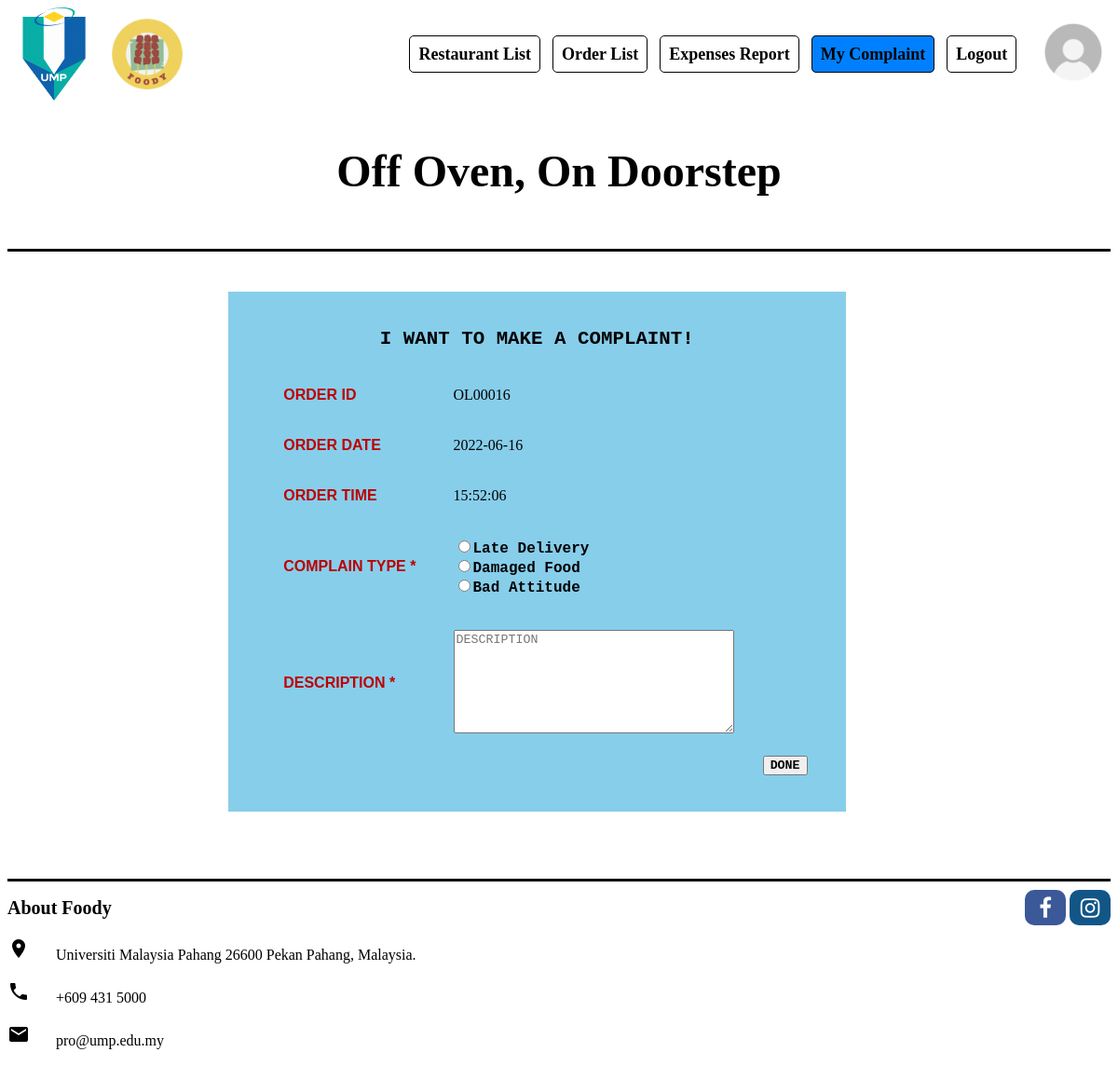
Screenshot of /complaint/IndexUserMakeComplaint.php?order_ID=16 (signed in) with the database file from the repository.
### tables this page shows
CREATE TABLE `order_list` (
  `order_ID` int NOT NULL,
  `orderDate` date DEFAULT NULL,
  `orderTime` time DEFAULT NULL,
  `totalPayment` float DEFAULT NULL,
  `orderStatus` varchar(100) DEFAULT NULL,
  `delLocation` varchar(100) DEFAULT NULL,
  `username` varchar(100) DEFAULT NULL,
  `rider_username` varchar(100) DEFAULT NULL,
  `rd_ID` int DEFAULT NULL
);

### complaint/IndexUserMakeComplaint.php (the view, shortened to what this page needs)
<!DOCTYPE html>
<html>
<head>
    <link rel="stylesheet" href="https://cdnjs.cloudflare.com/ajax/libs/font-awesome/4.7.0/css/font-awesome.min.css">
</head>
<header class="wrapper">
        <img src="../resources/../resources/ump logo.png" alt="UMP" width="100" height="100">
        <img src="../resources/foody logo.png" alt="Foody" width="100" height="100">
        <nav>
        <a href="../general_user/resList.php">Restaurant List</a>
        <a href="../general_user/checkout.php">Order List</a>
        <a href="../general_user/expensesReport.php">Expenses Report</a>
        <a class="active" href="../complaint/UserViewComplaint.php">My Complaint</a>
        <a href="javascript:void(0);" onclick="return logout();">Logout</a>
        </nav>
        <a href="#profile"><img src="../resources/../resources/profile.jpg" alt="profile" width="80" height="80"></a>
        <br>
        <h3>Off Oven, On Doorstep</h3>
<div STYLE="background-color:#000000; height:3px; width:100%;"></div>
<br>
</header>
<?php
include("../db/db.php");
$order_ID = $_GET['order_ID'];
$query = "SELECT * FROM order_list WHERE order_ID = '$order_ID'";
$result = mysqli_query($conn,$query);
$row = mysqli_fetch_assoc($result);
$order_ID = $row["order_ID"];
$length = 5;
$string2 = substr(str_repeat(0, $length).$order_ID,-$length);
$orderDate = $row["orderDate"];
$orderTime = $row["orderTime"];
?>
<body>
<form action="../complaint/InsertComplaint.php?order_ID=<?php echo $order_ID; ?>" method="post">
<br><br>
<div class="complaint" style="background-color:skyblue;width:56%;margin-left:20%">
<br><p style="text-align: center;font-family:Courier New;font-size:130%;"><b>I WANT TO MAKE A COMPLAINT!</b></p>
<table class="table">
    <tr>
        <td><p style="color:#bc0000;font-family:Arial;margin-left:6%;" ><b>ORDER ID </b></p></td>
        <td><p style="margin-left:6%;"><?php echo "OL".$string2; ?></p></td>
    </tr>
    <tr>
        <td><p style="color:#bc0000;font-family:Arial;margin-left:6%;" ><b>ORDER DATE </b></p></td>
        <td><p style="margin-left:6%;"><?php echo $orderDate; ?></p></td>
    </tr>
    <tr>
        <td><p style="color:#bc0000;font-family:Arial;margin-left:6%;" ><b>ORDER TIME </b></p></td>
        <td><p style="margin-left:6%;"><?php echo $orderTime; ?></p></td>
    </tr>
    <tr>
        <td><p style="color:#bc0000;font-family:Arial;margin-left:6%;"><b>COMPLAIN TYPE *</b><br></p></td>
        <td>
            <p style="color:black;font-family:Courier New;margin-left:6%;" >
            <b><input type="radio" name="complaintType" value="LATE DELIVERY">Late Delivery<br>
                <input type="radio" name="complaintType" value="DAMAGED FOOD">Damaged Food<br>
                <input type="radio" name="complaintType" value="BAD ATTITUDE">Bad Attitude<br></b></p>
        </td>
    </tr>
    <tr>
        <td><p style="color:#bc0000;font-family:Arial;margin-left:6%;" ><b>DESCRIPTION *</b></p></td>
        <td><p style="margin-left:6%;"><textarea name = "complaintDesc" rows = "7" cols = "35" margin-left="6%" placeholder="DESCRIPTION" required></textarea></p></td>
    </tr>
        <td></td>
        <td><button style="font-family:Courier New;margin-left:100%;font-weight: bold; "type="submit" name="submitComplaint">DONE</button></td>
</table>
<br><br>
</div>
</form>
</body>
<br><br><br><br>
<DIV STYLE="background-color:#000000; height:3px; width:100%;">
<footer class="wrapper">
        <div>
            <p style="font-size: 20px;"> <b>About Foody</b> </p>
            <div>
                <a href="#" class="fa fa-facebook fa-lg"></a>
                <a href="#" class="fa fa-instagram fa-lg"></a>
            </div>
        </div>
        <i class="material-icons">location_on</i>
        <span class="icon-text"> Universiti Malaysia Pahang 26600 Pekan Pahang, Malaysia. </span>
        <br><br><i class="material-icons">local_phone</i>
        <span class="icon-text"> +609 431 5000 </span>
        <br><br><i class="material-icons">email</i>
        <span class="icon-text"> pro@ump.edu.my </span>
        <br><br>
</footer>
</html>

### complaint/IndexUserMakeComplaint.php (style rules this page uses)
table.table { width:80%; margin-left:7%; }
header { display: flex; flex-flow: wrap; justify-content: space-between; align-items: center; white-space: nowrap; }
header > nav { margin-left: auto; margin-right: 1%; text-decoration: none; }
header > nav > a { border: black solid 1px; text-decoration: none; padding: 0.5em; margin-right: 0.5em; border-radius: 5px; color: black; font-weight: bold; font-size: 18px; }
header > nav > a.active { color: black; background-color: rgb(0 ,128 ,255); }
header > h3 { width: 100%; text-align: center; style=font-family:Georgia Garamond; font-size:300%; }
footer > div { display: flex; justify-content: space-between; align-items: center; white-space: nowrap; }
footer > div > div { margin-left: auto; }
.fa { padding: 10px; width: 1em; border-radius: 10px; text-align: center; font-size: 1.5em; text-decoration: none; }
.fa-facebook { background: #3B5998; color: white; }
.fa-instagram { background: #125688; color: white; }
.icon-text { display: inline-flex; align-items: center; padding:0 24px; }

### rows the page displays
order_list: order_ID "00016", orderDate "2022-06-16", orderTime "15:52:06"
